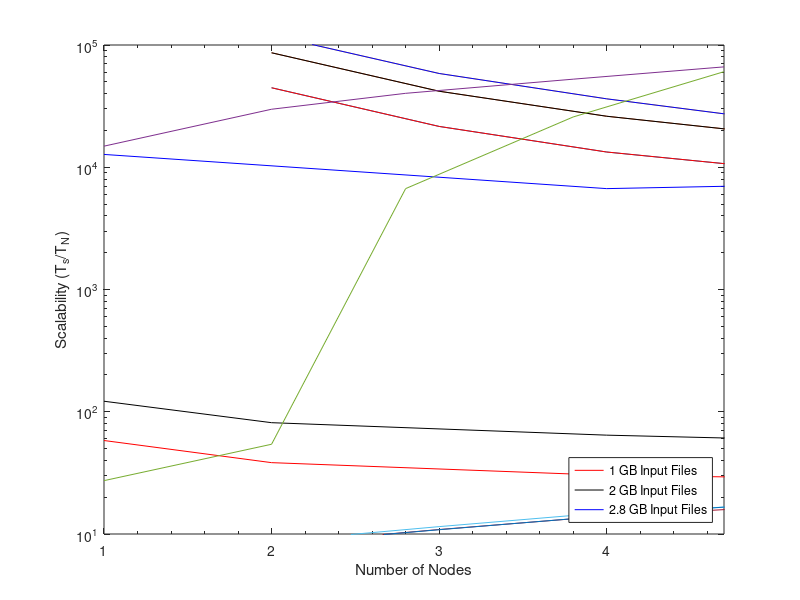

The MATLAB source for this figure:
%% Map Reduce times per file size
%gb1 = [44.206261 24.344702 14.993695 13.794354 13.214474 20.539711 19.611258];
gb1 = [58.179223 38.344702 30.209526 27.794354 27.320309 34.539711 33.611258];
%           1      2         4           6         8                  16
%gb2 = [93.469804 51.395925 31.426143 29.283976 29.02236 37.409714 41.858639];
gb2 = [121.903450 81.395925 64.357541 55.283976 54.217165 61.409714 66.751160]

%gb2_8= [8234.86493 2106.017669 4120.272176 5987.08495];
gb2_8 = [12731.958691 6686.974704 8586.499522 10489.991414]
threadNum = [1 2 4 6 8 12 16];
threadNum1 = [1 4 8 16];
plot(threadNum, gb1, threadNum, gb2)
xlabel('Number of Threads')
ylabel('Time (s)')
legend('1 GB Input Files', '2 GB Input Files')

%% Map Reduce times per file size in a Log scale 
threadNum1 = [1 4 8 16];
loglog(threadNum, gb1, 'r')
hold on 
loglog(threadNum, gb2, 'k')
hold on 
loglog(threadNum1, gb2_8, 'b')
xlim([1 16])
ylim([10 100000])
xlabel('Number of Threads')
ylabel('Time (s)')
legend('1 GB Input Files', '2 GB Input Files', '2.8 GB Input Files')
set(gca,'XScale','linear','YScale','log')

% For this, once the graph has been made, change the x-axis to a linear
% scale
%% Map Reduce Speedup graphs

speedupFile1 = gb1(1) ./ gb1;
speedupFile2 = gb2(1) ./ gb2;
speedupFile3 = gb2_8(1) ./ gb2_8;

threadNum1 = [1 4 8 16];
plot(threadNum, speedupFile1, 'r')
hold on 
plot(threadNum, speedupFile2, 'k')
hold on 
plot(threadNum1, speedupFile3, 'b')
xlim([2 16])
xlabel('Number of Threads')
ylabel('Speedup (T_1/T_N)')
legend('1 GB Input Files', '2 GB Input Files', '2.8 GB Input Files')

%% Hybrid times per file size
gb1 = [44699.273660 21574.42871 13324.38398 9750.672016 6301.072246 4965.061558 4048.935617];
%           2      3         4           5         6           7        8
gb2 = [86398.547330 41869.46384 26134.32464 18629.13038 12230.7858 9458.883744 8114.742223];

gb2_8 = [120157.96630 58489.31001 36279.3885 24249.13389 16900.28489 13273.85308 10952.19782];
node_num = [2 3 4 5 6 7 8];
plot(node_num, gb1, node_num, gb2, node_num, gb2_8)
xlabel('Number of Nodes')
ylabel('Time (s)')
legend('1 GB Input Files', '2 GB Input Files', '2.8 GB Input Files')

%% Hybrid times per file size in a Log scale 
node_num1 = [2 3 4 5 6 7 8];
loglog(node_num, gb1, 'r')
hold on 
loglog(node_num, gb2, 'k')
hold on 
loglog(node_num1, gb2_8, 'b')
xlim([2 8])
xlabel('Number of Nodes')
ylabel('Time (s)')
legend('1 GB Input Files', '2 GB Input Files', '2.8 GB Input Files')
set(gca,'XScale','linear','YScale','log')

% For this, once the graph has been made, change the x-axis to a linear
% scale
%% Hybrid Speedup graphs

speedupFile1 = gb1(1) ./ gb1;
speedupFile2 = gb2(1) ./ gb2;
speedupFile3 = gb2_8(1) ./ gb2_8;

node_num1 = [2 3 4 5 6 7 8];
plot(node_num, speedupFile1, 'r')
hold on 
plot(node_num, speedupFile2, 'k')
hold on 
plot(node_num1, speedupFile3, 'b')
xlim([2 8])
xlabel('Number of Nodes')
ylabel('Speedup (T_1/T_N)')
legend('1 GB Input Files', '2 GB Input Files', '2.8 GB Input Files', 'Location','southeast')

%% Comparison
Hybrid = [14879.622630 29821.245250 40248.743350 52541.56599 66237.22636];

MapReduce = [27.320309 54.217165 6686.974704 25786.847294 60487.95392];

fileSize = [1 2 2.8 3.8 4.7];

plot(fileSize, Hybrid, fileSize, MapReduce)
xlim([1 4.7])
xlabel('File size (GB)')
ylabel('Time (s)')
legend('Hybrid Solution', 'MapReduce Solution', 'Location','southeast')

%% Scalability plot

serialTime1 = 387594.1888;
serialTime2 = 712188.3784;
serialTime2_8 = 991263.7304;
gb1 = [44699.273660 33726.023210 25900.586940 22358.448720 16967.617330 15804.263070 14879.622630];
%           2      3         4           5         6           7        8
gb2 = [86398.547330 65452.046420 50801.173890 42716.897430 32935.234660 30108.526410 29821.245250];

gb2_8 = [120157.96630 91432.864980 70521.64344 55603.656410 45509.328520 42251.936590 40248.743350];

scalability1 = serialTime1 ./ gb1;
scalability2 = serialTime2 ./ gb2;
scalability2_8 = serialTime2_8 ./ gb2_8;
node_num1 = [2 3 4 5 6 7 8];
plot(node_num1, scalability1, node_num1, scalability2,node_num1, scalability2_8)
xlabel('Number of Nodes')
ylabel('Scalability (T_s/T_N)')
legend('1 GB Input Files', '2 GB Input Files', '2.8 GB Input Files', 'Location','southeast')